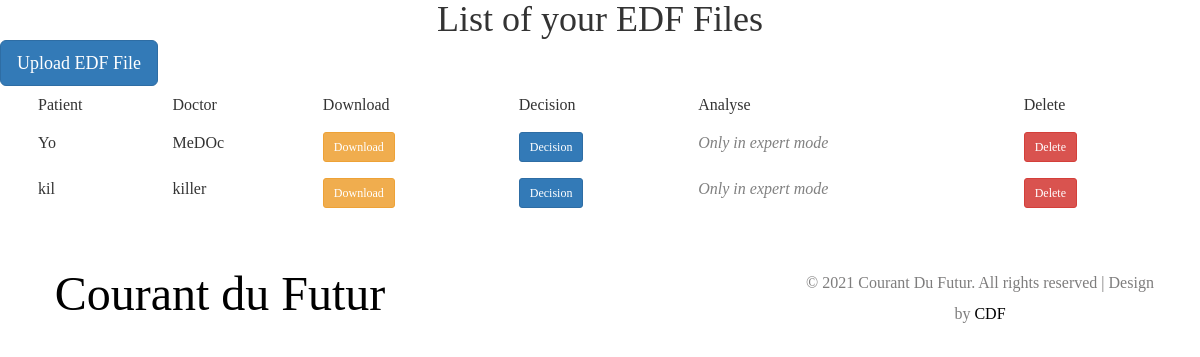
The page /normal_edf_list/1/ (signed in) on the database its author committed.
### plateform/models.py (models this page shows, shortened)
class Edf(models.Model):
    DECISION = (
        ('epilepsy','Epileptic'),
        ('no_epilepsy','No Epileptic')
    )
    patient = models.CharField(max_length=100)
    doctor = models.CharField(max_length=100)
    saveBy = models.ForeignKey(Customer,null=True,on_delete=models.SET_NULL)
    date_created = models.DateTimeField(auto_now_add=True,null=True)
    edf = models.FileField(upload_to='edfs/',null=True,blank=True)
    decision = models.CharField(max_length=100,null=True,choices=DECISION)

### plateform/decorators.py (the view)
        def wrapper_func(request,*args,**kwargs):
            group_list = []
            if request.user.groups.exists():
                for i in range(len(request.user.groups.all())):
                    group_list.append(request.user.groups.all()[i].name)
            for i in range(len(group_list)):
                if group_list[i] in allowed_roles :
                    return view_func(request,*args,**kwargs)
            else:
                return redirect('no_authorize')

### plateform/views.py (called while the page is built)
@allowed_user(allowed_roles=['admin','patient'])
@login_required(login_url='login')
def edf_normal_list(request,pk):
    customer = Customer.objects.get(pk=pk)
    edfs = Edf.objects.all().filter(saveBy=customer)
    return render(request,'plateform/normal_edf_list.html',{
        'Edfs':edfs
    })

### plateform/templates/plateform/normal_edf_list.html (shortened to what this page needs)
{% extends 'plateform/base.html' %}
{% load static %}
{% block content %}
<center><h1 id="h1-bootstrap-heading">List of your EDF Files<a class="anchorjs-link" href="#h1.-bootstrap-heading"></a></h1></center>
<p>
    <a href="{% url 'normal' %}" class="btn btn-lg btn-primary">Upload EDF File</a>
</p>
<div class="content">
	<div class="container">
        <table class="table mb-0">
            <thead>
                <tr>
                    <td>Patient</td>
                    <td>Doctor</td>
                    <td>Download</td>
                    <td>Decision</td>
                    <td>Analyse</td>
                    <td>Delete</td>
                </tr>
            </thead>
            <tbody>
                {% for edf in Edfs %}
                <tr>
                    <td>{{ edf.patient }}</td>
                    <td>{{ edf.doctor }}</td>
                    <td>
                        <a href="{{ edf.edf.url }}" class="btn btn-sm btn-warning"> Download </a>
                    </td>
                    <td>
                        <a href="{% url 'prediction_edf' edf.pk %}" class="btn btn-sm btn-primary"> Decision </a>
                    </td>
                    <td>
                        <p style="font-style: oblique;color:gray">Only in expert mode</p>
                    </td>
                    <td>
                        <a href="{% url 'delete_edf' edf.pk %}" class="btn btn-sm btn-danger"> Delete </a>
                    </td>
                </tr>
                {% endfor %}
            </tbody>
        </table>
    </div>
</div>
{% endblock content %}

### static/css/style.css (style rules this page uses)
html,body { background:#fff; font-size: 100%; font-family: 'DidactGothic'; }
body a { transition: 0.5s all; -webkit-transition: 0.5s all; -o-transition: 0.5s all; -moz-transition: 0.5s all; -ms-transition: 0.5s all; }
h1,h2,h3,h4,h5,h6,label,p { margin:0; }
.table > thead > tr > th, .table > tbody > tr > th, .table > tfoot > tr > th, .table > thead > tr > td, .table > tbody > tr > td, .table > tfoot > tr > td { padding: 8px; line-height: 1.42857143; vertical-align: top; border-top: none; }

### rows shown on the page
Edf: patient "Yo", doctor "MeDOc"
Edf: patient "kil", doctor "killer"
